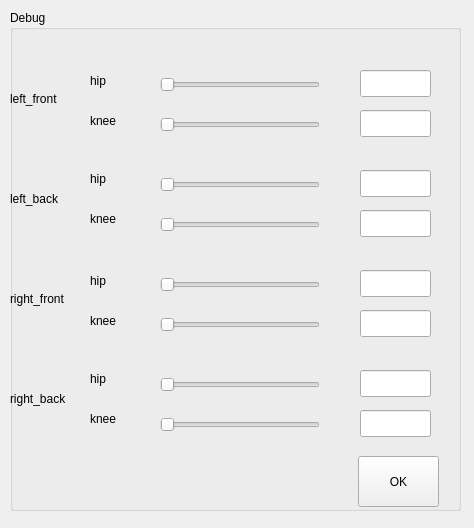
<?xml version="1.0" encoding="UTF-8"?>
<ui version="4.0">
 <class>BHandQWidget</class>
 <widget class="QWidget" name="BHandQWidget">
  <property name="geometry">
   <rect>
    <x>0</x>
    <y>0</y>
    <width>474</width>
    <height>528</height>
   </rect>
  </property>
  <property name="windowTitle">
   <string/>
  </property>
  <widget class="QGroupBox" name="groupBox">
   <property name="geometry">
    <rect>
     <x>10</x>
     <y>10</y>
     <width>451</width>
     <height>501</height>
    </rect>
   </property>
   <property name="title">
    <string>Debug</string>
   </property>
   <widget class="QLabel" name="left_front">
    <property name="geometry">
     <rect>
      <x>0</x>
      <y>80</y>
      <width>67</width>
      <height>17</height>
     </rect>
    </property>
    <property name="text">
     <string>left_front</string>
    </property>
   </widget>
   <widget class="QLabel" name="right_front">
    <property name="geometry">
     <rect>
      <x>0</x>
      <y>280</y>
      <width>81</width>
      <height>17</height>
     </rect>
    </property>
    <property name="text">
     <string>right_front</string>
    </property>
   </widget>
   <widget class="QLabel" name="left_back">
    <property name="geometry">
     <rect>
      <x>0</x>
      <y>180</y>
      <width>67</width>
      <height>17</height>
     </rect>
    </property>
    <property name="text">
     <string>left_back</string>
    </property>
   </widget>
   <widget class="QLabel" name="right_back">
    <property name="geometry">
     <rect>
      <x>0</x>
      <y>380</y>
      <width>81</width>
      <height>17</height>
     </rect>
    </property>
    <property name="text">
     <string>right_back</string>
    </property>
   </widget>
   <widget class="QLabel" name="left_front_hip">
    <property name="geometry">
     <rect>
      <x>80</x>
      <y>60</y>
      <width>31</width>
      <height>21</height>
     </rect>
    </property>
    <property name="text">
     <string>hip</string>
    </property>
   </widget>
   <widget class="QLabel" name="left_back_hip">
    <property name="geometry">
     <rect>
      <x>80</x>
      <y>160</y>
      <width>31</width>
      <height>17</height>
     </rect>
    </property>
    <property name="text">
     <string>hip</string>
    </property>
   </widget>
   <widget class="QLabel" name="right_front_hip">
    <property name="geometry">
     <rect>
      <x>80</x>
      <y>260</y>
      <width>31</width>
      <height>21</height>
     </rect>
    </property>
    <property name="text">
     <string>hip</string>
    </property>
   </widget>
   <widget class="QLabel" name="right_back_hip">
    <property name="geometry">
     <rect>
      <x>80</x>
      <y>360</y>
      <width>31</width>
      <height>17</height>
     </rect>
    </property>
    <property name="text">
     <string>hip</string>
    </property>
   </widget>
   <widget class="QLabel" name="left_front_knee">
    <property name="geometry">
     <rect>
      <x>80</x>
      <y>100</y>
      <width>41</width>
      <height>21</height>
     </rect>
    </property>
    <property name="text">
     <string>knee</string>
    </property>
   </widget>
   <widget class="QLabel" name="left_back_knee">
    <property name="geometry">
     <rect>
      <x>80</x>
      <y>200</y>
      <width>41</width>
      <height>17</height>
     </rect>
    </property>
    <property name="text">
     <string>knee</string>
    </property>
   </widget>
   <widget class="QLabel" name="right_front_knee">
    <property name="geometry">
     <rect>
      <x>80</x>
      <y>300</y>
      <width>41</width>
      <height>21</height>
     </rect>
    </property>
    <property name="text">
     <string>knee</string>
    </property>
   </widget>
   <widget class="QLabel" name="right_back_knee">
    <property name="geometry">
     <rect>
      <x>80</x>
      <y>400</y>
      <width>41</width>
      <height>17</height>
     </rect>
    </property>
    <property name="text">
     <string>knee</string>
    </property>
   </widget>
   <widget class="QSlider" name="horizontalSlider_lfh">
    <property name="geometry">
     <rect>
      <x>150</x>
      <y>60</y>
      <width>160</width>
      <height>29</height>
     </rect>
    </property>
    <property name="orientation">
     <enum>Qt::Horizontal</enum>
    </property>
   </widget>
   <widget class="QSlider" name="horizontalSlider_lfk">
    <property name="geometry">
     <rect>
      <x>150</x>
      <y>100</y>
      <width>160</width>
      <height>29</height>
     </rect>
    </property>
    <property name="orientation">
     <enum>Qt::Horizontal</enum>
    </property>
   </widget>
   <widget class="QSlider" name="horizontalSlider_lbh">
    <property name="geometry">
     <rect>
      <x>150</x>
      <y>160</y>
      <width>160</width>
      <height>29</height>
     </rect>
    </property>
    <property name="orientation">
     <enum>Qt::Horizontal</enum>
    </property>
   </widget>
   <widget class="QSlider" name="horizontalSlider_lbk">
    <property name="geometry">
     <rect>
      <x>150</x>
      <y>200</y>
      <width>160</width>
      <height>29</height>
     </rect>
    </property>
    <property name="orientation">
     <enum>Qt::Horizontal</enum>
    </property>
   </widget>
   <widget class="QSlider" name="horizontalSlider_rfh">
    <property name="geometry">
     <rect>
      <x>150</x>
      <y>260</y>
      <width>160</width>
      <height>29</height>
     </rect>
    </property>
    <property name="orientation">
     <enum>Qt::Horizontal</enum>
    </property>
   </widget>
   <widget class="QSlider" name="horizontalSlider_rfk">
    <property name="geometry">
     <rect>
      <x>150</x>
      <y>300</y>
      <width>160</width>
      <height>29</height>
     </rect>
    </property>
    <property name="orientation">
     <enum>Qt::Horizontal</enum>
    </property>
   </widget>
   <widget class="QSlider" name="horizontalSlider_rbh">
    <property name="geometry">
     <rect>
      <x>150</x>
      <y>360</y>
      <width>160</width>
      <height>29</height>
     </rect>
    </property>
    <property name="orientation">
     <enum>Qt::Horizontal</enum>
    </property>
   </widget>
   <widget class="QSlider" name="horizontalSlider_rbk">
    <property name="geometry">
     <rect>
      <x>150</x>
      <y>400</y>
      <width>160</width>
      <height>29</height>
     </rect>
    </property>
    <property name="orientation">
     <enum>Qt::Horizontal</enum>
    </property>
   </widget>
   <widget class="QLineEdit" name="lineEdit_lfh">
    <property name="geometry">
     <rect>
      <x>350</x>
      <y>60</y>
      <width>71</width>
      <height>27</height>
     </rect>
    </property>
    <property name="text">
     <string/>
    </property>
   </widget>
   <widget class="QLineEdit" name="lineEdit_lfk">
    <property name="geometry">
     <rect>
      <x>350</x>
      <y>100</y>
      <width>71</width>
      <height>27</height>
     </rect>
    </property>
    <property name="text">
     <string/>
    </property>
   </widget>
   <widget class="QLineEdit" name="lineEdit_lbh">
    <property name="geometry">
     <rect>
      <x>350</x>
      <y>160</y>
      <width>71</width>
      <height>27</height>
     </rect>
    </property>
    <property name="text">
     <string/>
    </property>
   </widget>
   <widget class="QLineEdit" name="lineEdit_lbk">
    <property name="geometry">
     <rect>
      <x>350</x>
      <y>200</y>
      <width>71</width>
      <height>27</height>
     </rect>
    </property>
    <property name="text">
     <string/>
    </property>
   </widget>
   <widget class="QLineEdit" name="lineEdit_rfh">
    <property name="geometry">
     <rect>
      <x>350</x>
      <y>260</y>
      <width>71</width>
      <height>27</height>
     </rect>
    </property>
    <property name="text">
     <string/>
    </property>
   </widget>
   <widget class="QLineEdit" name="lineEdit_rfk">
    <property name="geometry">
     <rect>
      <x>350</x>
      <y>300</y>
      <width>71</width>
      <height>27</height>
     </rect>
    </property>
    <property name="text">
     <string/>
    </property>
   </widget>
   <widget class="QLineEdit" name="lineEdit_rbh">
    <property name="geometry">
     <rect>
      <x>350</x>
      <y>360</y>
      <width>71</width>
      <height>27</height>
     </rect>
    </property>
    <property name="text">
     <string/>
    </property>
   </widget>
   <widget class="QLineEdit" name="lineEdit_rbk">
    <property name="geometry">
     <rect>
      <x>350</x>
      <y>400</y>
      <width>71</width>
      <height>27</height>
     </rect>
    </property>
    <property name="text">
     <string/>
    </property>
   </widget>
   <widget class="QPushButton" name="pushButton_ok">
    <property name="geometry">
     <rect>
      <x>348</x>
      <y>446</y>
      <width>81</width>
      <height>51</height>
     </rect>
    </property>
    <property name="text">
     <string>OK</string>
    </property>
   </widget>
  </widget>
 </widget>
 <resources/>
 <connections/>
</ui>
